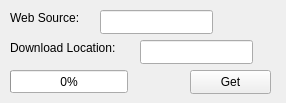
<?xml version="1.0" encoding="UTF-8"?>
<ui version="4.0">
 <author>The 424 Authors</author>
 <class>Form</class>
 <widget class="QWidget" name="Form">
  <property name="geometry">
   <rect>
    <x>0</x>
    <y>0</y>
    <width>286</width>
    <height>103</height>
   </rect>
  </property>
  <property name="windowTitle">
   <string>Wget GUI - 424 Installer</string>
  </property>
  <widget class="QLabel" name="label">
   <property name="geometry">
    <rect>
     <x>10</x>
     <y>10</y>
     <width>81</width>
     <height>16</height>
    </rect>
   </property>
   <property name="text">
    <string>Web Source:</string>
   </property>
  </widget>
  <widget class="QLabel" name="label_2">
   <property name="geometry">
    <rect>
     <x>10</x>
     <y>40</y>
     <width>131</width>
     <height>16</height>
    </rect>
   </property>
   <property name="text">
    <string>Download Location:</string>
   </property>
  </widget>
  <widget class="QLineEdit" name="lineEdit">
   <property name="geometry">
    <rect>
     <x>100</x>
     <y>10</y>
     <width>113</width>
     <height>24</height>
    </rect>
   </property>
  </widget>
  <widget class="QLineEdit" name="lineEdit_2">
   <property name="geometry">
    <rect>
     <x>140</x>
     <y>40</y>
     <width>113</width>
     <height>24</height>
    </rect>
   </property>
  </widget>
  <widget class="QPushButton" name="get">
   <property name="geometry">
    <rect>
     <x>190</x>
     <y>70</y>
     <width>81</width>
     <height>24</height>
    </rect>
   </property>
   <property name="text">
    <string>Get</string>
   </property>
  </widget>
  <widget class="QProgressBar" name="progressBar">
   <property name="geometry">
    <rect>
     <x>10</x>
     <y>70</y>
     <width>118</width>
     <height>23</height>
    </rect>
   </property>
   <property name="value">
    <number>0</number>
   </property>
  </widget>
 </widget>
 <resources/>
 <connections/>
</ui>
